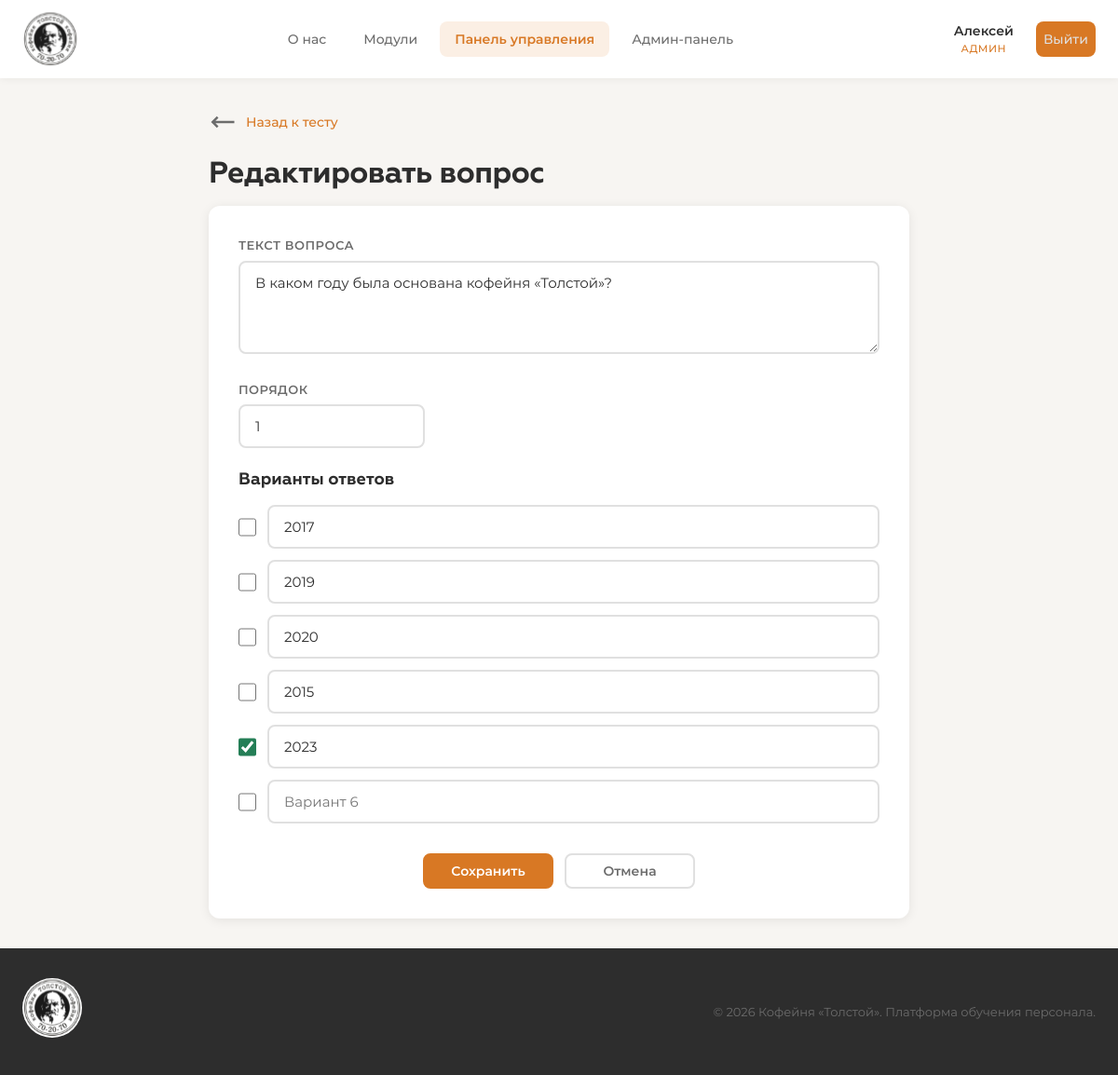
The app's page /dashboard/questions/1/edit/ (signed in) with its own data.
### accounts/models.py (models this page shows, shortened)
class User(AbstractUser):
    ROLE_CHOICES = [
        ('trainee_barista', 'Стажёр-бариста'),
        ('barista', 'Бариста'),
        ('senior_barista', 'Старший бариста'),
        ('cook', 'Повар'),
        ('manager', 'Менеджер'),
        ('admin', 'Администратор'),
    ]
    role = models.CharField(
        max_length=20,
        choices=ROLE_CHOICES,
        default='trainee_barista',
        verbose_name='Роль'
    )
    must_change_password = models.BooleanField(
        default=True,
        verbose_name='Требуется смена пароля'
    )
    avatar = models.ImageField(
        upload_to='avatars/',
        blank=True,
        null=True,
        verbose_name='Аватар'
    )
    phone = models.CharField(
        max_length=20,
        blank=True,
        verbose_name='Телефон'
    )
    bio = models.TextField(
        blank=True,
        verbose_name='О себе'
    )
    date_hired = models.DateField(
        blank=True,
        null=True,
        verbose_name='Дата приёма на работу'
    )
    class Meta:
        verbose_name = 'Пользователь'
        verbose_name_plural = 'Пользователи'
    @property
    def is_admin(self):
        return self.role == 'admin' or self.is_superuser
    def get_role_display_short(self):
        role_map = {
            'trainee_barista': 'Стажёр',
            'barista': 'Бариста',
            'senior_barista': 'Ст. бариста',
            'cook': 'Повар',
            'manager': 'Менеджер',
            'admin': 'Админ',
        }
        return role_map.get(self.role, self.role)

### testing/models.py (models this page shows, shortened)
class Question(models.Model):
    test = models.ForeignKey(
        Test,
        on_delete=models.CASCADE,
        related_name='questions',
        verbose_name='Тест'
    )
    text = models.TextField(verbose_name='Текст вопроса')
    order = models.PositiveIntegerField(default=0, verbose_name='Порядок')
    class Meta:
        verbose_name = 'Вопрос'
        verbose_name_plural = 'Вопросы'
        ordering = ['order']

class Answer(models.Model):
    question = models.ForeignKey(
        Question,
        on_delete=models.CASCADE,
        related_name='answers',
        verbose_name='Вопрос'
    )
    text = models.CharField(max_length=500, verbose_name='Текст ответа')
    is_correct = models.BooleanField(default=False, verbose_name='Правильный')
    class Meta:
        verbose_name = 'Ответ'
        verbose_name_plural = 'Ответы'

### dashboard/views.py (the view)
    @login_required
    def wrapper(request, *args, **kwargs):
        if not request.user.is_admin:
            messages.error(request, 'Доступ запрещён.')
            return redirect('training:about')
        return view_func(request, *args, **kwargs)

### dashboard/views.py (called while the page is built, shortened)
def admin_required(view_func):
    @login_required
    def wrapper(request, *args, **kwargs):
        if not request.user.is_admin:
            messages.error(request, 'Доступ запрещён.')
            return redirect('training:about')
        return view_func(request, *args, **kwargs)
    wrapper.__name__ = view_func.__name__
    return wrapper

@admin_required
def question_edit(request, question_id):
    question = get_object_or_404(Question, id=question_id)
    answers = question.answers.all()
    return render(request, 'dashboard/question_edit.html', {
        'question': question,
        'answers': answers,
    })

### dashboard/templates/dashboard/question_edit.html (shortened to what this page needs)
{% extends "base.html" %}
{% load static %}
{% block content %}
<div class="container container-narrow">
    <a href="{% url 'dashboard:test_edit' question.test.module.id %}" class="back-link"><img src="{% static "images/arrow-left.svg" %}" class="icon-img"> Назад к тесту</a>
    <h1 class="page-title">Редактировать вопрос</h1>
    <form method="post" class="edit-form">
        <div class="form-group">
            <label class="form-label">Текст вопроса</label>
            <textarea name="text" class="form-textarea" rows="3">{{ question.text }}</textarea>
        </div>
        <div class="form-group form-group-sm">
            <label class="form-label">Порядок</label>
            <input type="number" name="order" class="form-input" value="{{ question.order }}">
        </div>
        <h3 class="subsection-title">Варианты ответов</h3>
        {% for answer in answers|slice:":6" %}
            <div class="answer-input-group">
                <input type="checkbox"
                    name="correct_{{ forloop.counter }}"
                    class="answer-checkbox"
               {% if answer.is_correct %}checked{% endif %}>
                <input type="text"
                    name="answer_{{ forloop.counter }}"
                    class="form-input"
                    value="{{ answer.text }}">
            </div>
        {% endfor %}
        {% with count=answers|slice:":6"|length %}
            {% for i in "123456" %}
                {% if forloop.counter > count %}
                    <div class="answer-input-group">
                        <input type="checkbox"
                            name="correct_{{ forloop.counter }}"
                            class="answer-checkbox">
                        <input type="text"
                            name="answer_{{ forloop.counter }}"
                            class="form-input"
                            placeholder="Вариант {{ forloop.counter }}">
                    </div>
                {% endif %}
            {% endfor %}
        {% endwith %}
        <div class="form-actions">
            <button type="submit" class="btn btn-primary">Сохранить</button>
            <a href="{% url 'dashboard:test_edit' question.test.module.id %}" class="btn btn-outline">Отмена</a>
        </div>
    </form>
</div>
{% endblock %}

### templates/base.html (shortened to what this page needs)
{% load static %}
<!DOCTYPE html>
<html lang="ru">
<head>
    <link rel="stylesheet" href="{% static 'css/style.css' %}">
</head>
<body>
    {% if user.is_authenticated and not user.must_change_password or user.is_admin %}
    <nav class="navbar">
        <div class="nav-container">
            <a href="{% url 'training:about' %}" class="nav-logo">
                <img src="{% static "images/logo.svg" %}" class="logo-img">
            </a>
            <div class="nav-links" id="nav-links">
                <a href="{% url 'training:about' %}" class="nav-link {% if request.resolver_match.url_name == 'about' %}active{% endif %}">
                    О нас
                </a>
                <a href="{% url 'training:modules' %}" class="nav-link {% if 'modules' in request.path or 'lessons' in request.path %}active{% endif %}">
                    Модули
                </a>
                {% if user.is_admin %}
                <a href="{% url 'dashboard:index' %}" class="nav-link {% if 'dashboard' in request.path %}active{% endif %}">
                    Панель управления
                </a>
                <a href="{% url 'admin:index' %}" class="nav-link {% if 'django-admin' in request.path %}active{% endif %}">
                    Админ-панель
                </a>
                {% endif %}
            </div>
            <div class="nav-user" id="nav-user">
                <a href="{% url 'accounts:profile' %}" class="user-btn">
                    <span class="user-name">{{ user.first_name|default:user.username }}</span>
                    <span class="user-role">{{ user.get_role_display_short }}</span>
                </a>
                <a href="{% url 'accounts:logout' %}" class="logout-btn" title="Выйти">
                    Выйти
                </a>
            </div>
        </div>
    </nav>
    {% endif %}
    <main class="main-content">
        {% block content %}{% endblock %}
    </main>
    {% if user.is_authenticated and not user.must_change_password or user.is_admin %}
    <footer class="footer">
        <div class="footer-container">
            <div class="footer-brand">
                <img src="{% static "images/logo.svg" %}" class="logo-img-footer">
            </div>
            <p class="footer-text">© 2026 Кофейня «Толстой». Платформа обучения персонала.</p>
        </div>
    </footer>
    {% endif %}
</body>
</html>

### records on screen
User: first_name "Алексей", get_role_display_short "АДМИН"
Question: text "В каком году была основана кофейня «Толстой»?", order "1"
Answer: text "2017"
Answer: text "2019"
Answer: text "2020"
Answer: text "2015"
Answer: is_correct "☑", text "2023"
